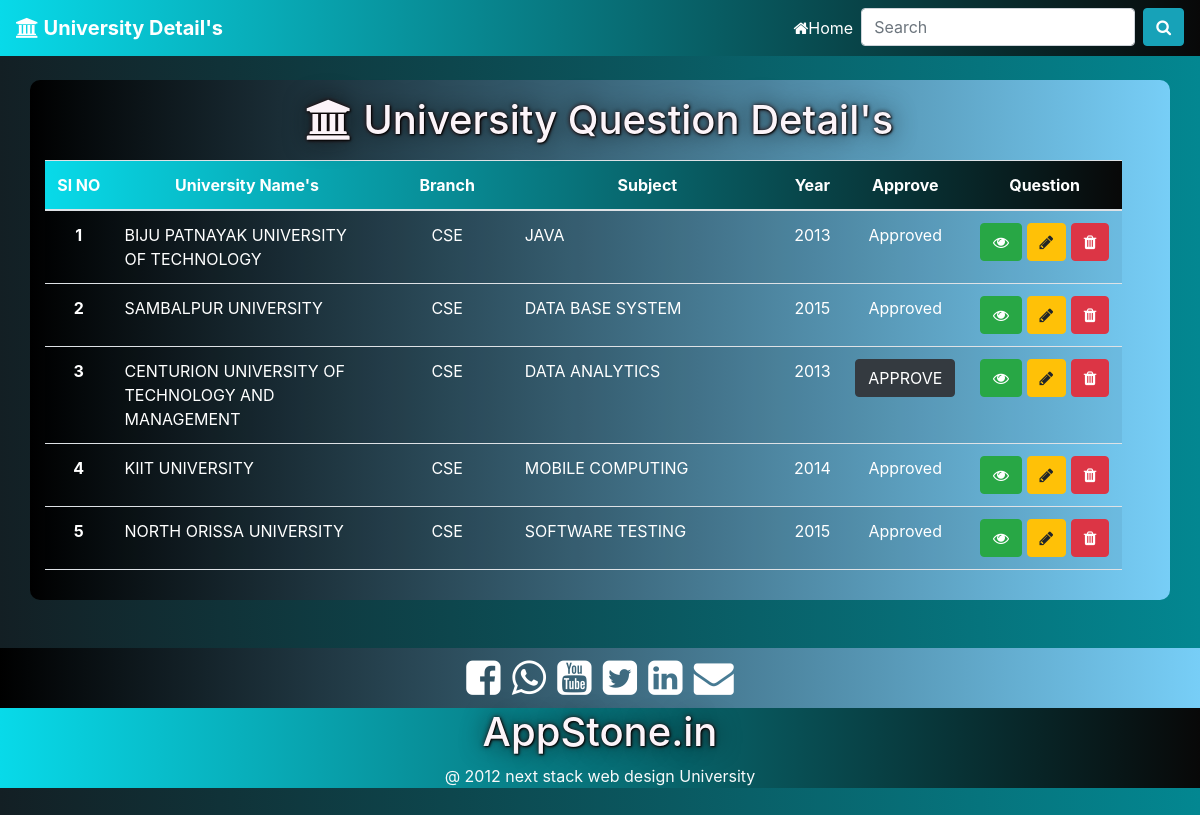
The app's page /Admin/Question_Data/View.php (signed in), older data.
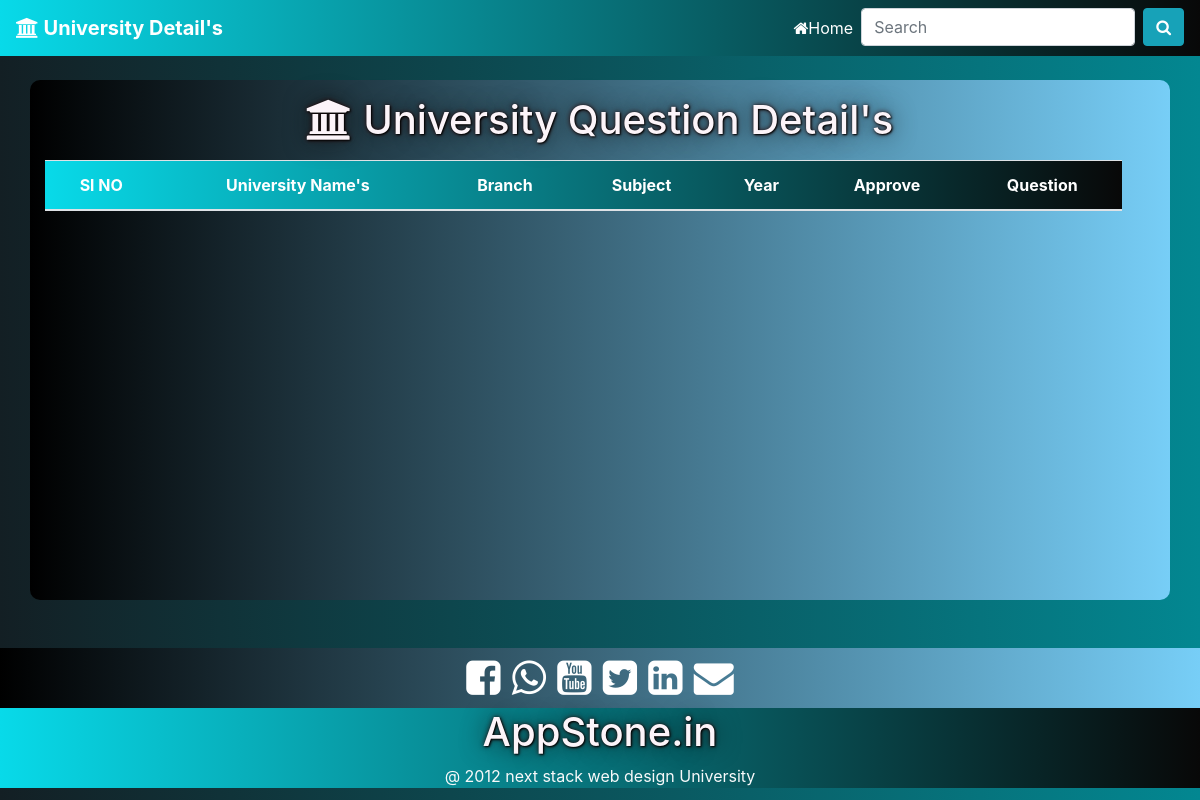
The same page, newer data.
### tables this page shows
CREATE TABLE `university_questions` (
  `q_id` int(11) NOT NULL,
  `uni_name` varchar(255) NOT NULL,
  `course` varchar(255) NOT NULL,
  `branch` varchar(255) NOT NULL,
  `subject` varchar(255) NOT NULL,
  `semester` varchar(255) NOT NULL,
  `year` varchar(255) NOT NULL,
  `file_location` varchar(255) NOT NULL,
  `uploaded_by` varchar(255) NOT NULL,
  `approved` varchar(255) NOT NULL,
  `date_uploaded` date NOT NULL
);

### Admin/Question_Data/View.php (the view, shortened to what the changed rows need)
<!DOCTYPE html>
<html lang="en">
<head>
    <link rel="stylesheet" href="../../style/bootstrap.min.css">
    <link rel="stylesheet" href="https://stackpath.bootstrapcdn.com/font-awesome/4.7.0/css/font-awesome.min.css">
    <link rel="stylesheet" href="../style.css">
</head>
<body>
   <section>
        <div class="container">
            <div class="row">
                <div class="col-lg-12 col-md-12 col-12 mx-auto my-4" id="s_register">
                    <div class="my-3 w-100 text-center">
                        <h1><i class="fa fa-university" aria-hidden="true"></i> University Question Detail's</h1>
                    </div>
                    <div id="scroll_question" class="mb-4">
                        <table class="table table-striped">
                            <thead class="bg-info text-white text-center">
                                <tr>
                                <th scope="col">Sl NO</th>
                                <th scope="col">University Name's</th>
                                <th scope="col">Branch</th>
                                <th scope="col">Subject</th>
                                <th scope="col">Year</th>
                                <th scope="col">Approve</th>
                                <th scope="col">Question</th>
                                </tr>
                            </thead>
                            <tbody>
                            <?php
                                if(isset($_SESSION['user_pass']))
                                {
                                    $conn = new mysqli("localhost", "root", "", "question_bank_db");
                                    if(isset($_POST['search']))
                                    {
                                        $Serach_Bar = ucwords($_POST['question_search']);
                                        $sql = "SELECT * FROM university_questions WHERE q_id='$Serach_Bar' OR uni_name='$Serach_Bar' OR branch='$Serach_Bar' OR subject='$Serach_Bar' OR year='$Serach_Bar'";
                                        $result = $conn->query($sql);
                                        if($result->num_rows > 0){
                                            while($row = $result->fetch_assoc()){
                                               echo "<tr>
                                                        <th scope='row' class='text-center' >".$row['q_id']."</th>
                                                        <td class='w-25'>".$row['uni_name']."</td>
                                                        <td class='text-center'>".$row['branch']."</td>
                                                        <td class='w-25'>".$row['subject']."</td>
                                                        <td class='text-center'>".$row['year']."</td>
                                                        <td class='text-center'>";
                                                        if($row['approved'] === "0"){
                                                            echo "<a type='button' class='btn btn-dark' href='./Approved.php?id=$row[q_id]' >APPROVE</a>";
                                                        }
                                                        else{
                                                            echo "Approved";
                                                        }
                                                echo  "</td>
                                                        <td class='text-center'>
                                                            <a type='button' class='btn btn-success' href='../../teacher/Question/question_edit/".$row['file_location']."' target='_blank'><i class='fa fa-eye fa-1x' aria-hidden='true'></i></a>
                                                            <a type='button' class='btn btn-warning' href='./Update.php?id=".$row['q_id']."'><i class='fa fa-pencil fa-1x' aria-hidden='true'></i></a>
                                                            <a type='button' onclick='return check()' class='btn btn-danger'  href='./Delete.php?id=".$row['q_id']."'><i class='fa fa-trash fa-1x' aria-hidden='true'></i></a>
                                                        </td>
                                                     </tr>";
                                            }
                                        }
                                        else{
                                            echo "<tr>
                                                    <th scope='row'>0</th>
                                                    <td>No data found</td>
                                                    <td>No data found</td>
                                                    <td>No data found</td>
                                                    <td>No data found</td>
                                                    <td>No data found</td>
                                                    <td class='text-center'><button class='btn btn-danger'><i class='fa fa-eye fa-1x' aria-hidden='true'></i></td>
                                                </tr>";
                                        }
                                    }
                                    else
                                    {
                                        $sql = "SELECT * FROM university_questions WHERE 1";
                                        $result = $conn->query($sql);
                                        if($result->num_rows > 0){
                                            while($row = $result->fetch_assoc()){
                                                echo "<tr>
                                                        <th scope='row' class='text-center' >".$row['q_id']."</th>
                                                        <td class='w-25'>".$row['uni_name']."</td>
                                                        <td class='text-center'>".$row['branch']."</td>
                                                        <td class='w-25'>".$row['subject']."</td>
                                                        <td class='text-center'>".$row['year']."</td>
                                                        <td class='text-center'>";
                                                        if($row['approved'] === "0"){
                                                            echo "<a type='button' class='btn btn-dark' href='./Approved.php?id=$row[q_id]' >APPROVE</a>";
                                                        }
                                                        else{
                                                            echo "Approved";
                                                        }
                                                echo  "</td>
                                                        <td class='text-center'>
                                                            <a type='button' class='btn btn-success' href='../../teacher/Question/question_edit/".$row['file_location']."' target='_blank'><i class='fa fa-eye fa-1x' aria-hidden='true'></i></a>
                                                            <a type='button' class='btn btn-warning' href='./Update.php?id=".$row['q_id']."'><i class='fa fa-pencil fa-1x' aria-hidden='true'></i></a>
                                                            <a type='button' onclick='return check()' class='btn btn-danger'  href='./Delete.php?id=".$row['q_id']."'><i class='fa fa-trash fa-1x' aria-hidden='true'></i></a>
                                                        </td>
                                                     </tr>";
                                            }
                                        }
                                    }
                                }
                                else{
                                    header("location:../Admin_login.html");
                                }
                            ?>
                            </tbody>
                        </table>
                    </div>
                </div>
            </div>
        </div>
   </section>
    <section>
        <div class="container-fluid bg-dark" id="footer2">
            <div class="row justify-content-lg-center">
            <div class="col-lg-6 col-md-6 col-12 text-center">
                <h1 class="text-center">AppStone.in</h1>
            </div>
            </div>
        </div>
    </section>
</body>
</html>

Row changes from the older to the newer data that the page shows:
removed university_questions: q_id "1", uni_name "BIJU PATNAYAK UNIVERSITY OF TECHNOLOGY", branch "CSE", subject "JAVA", year "2013", approved "Approved"
removed university_questions: q_id "2", uni_name "SAMBALPUR UNIVERSITY", branch "CSE", subject "DATA BASE SYSTEM", year "2015", approved "Approved"
removed university_questions: q_id "3", uni_name "CENTURION UNIVERSITY OF TECHNOLOGY AND MANAGEMENT", branch "CSE", subject "DATA ANALYTICS", year "2013"
removed university_questions: q_id "4", uni_name "KIIT UNIVERSITY", branch "CSE", subject "MOBILE COMPUTING", year "2014", approved "Approved"
removed university_questions: q_id "5", uni_name "NORTH ORISSA UNIVERSITY", branch "CSE", subject "SOFTWARE TESTING", year "2015", approved "Approved"
